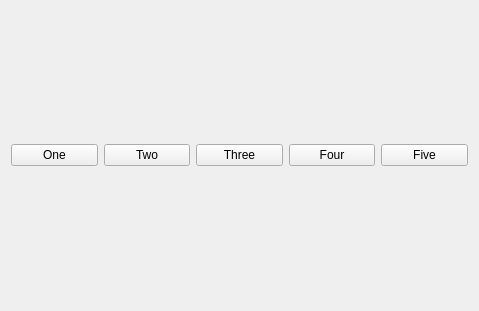
<?xml version="1.0" encoding="UTF-8"?>
<ui version="4.0">
 <class>Widget</class>
 <widget class="QWidget" name="Widget">
  <property name="geometry">
   <rect>
    <x>0</x>
    <y>0</y>
    <width>479</width>
    <height>311</height>
   </rect>
  </property>
  <property name="windowTitle">
   <string>Widget</string>
  </property>
  <layout class="QHBoxLayout" name="horizontalLayout_2">
   <item>
    <layout class="QHBoxLayout" name="horizontalLayout">
     <item>
      <widget class="QPushButton" name="oneButton">
       <property name="text">
        <string>One</string>
       </property>
      </widget>
     </item>
     <item>
      <widget class="QPushButton" name="twoButton">
       <property name="text">
        <string>Two</string>
       </property>
      </widget>
     </item>
     <item>
      <widget class="QPushButton" name="threeButton">
       <property name="text">
        <string>Three</string>
       </property>
      </widget>
     </item>
     <item>
      <widget class="QPushButton" name="fourButton">
       <property name="text">
        <string>Four</string>
       </property>
      </widget>
     </item>
     <item>
      <widget class="QPushButton" name="fiveButton">
       <property name="text">
        <string>Five</string>
       </property>
      </widget>
     </item>
    </layout>
   </item>
  </layout>
 </widget>
 <layoutdefault spacing="6" margin="11"/>
 <resources/>
 <connections/>
</ui>
